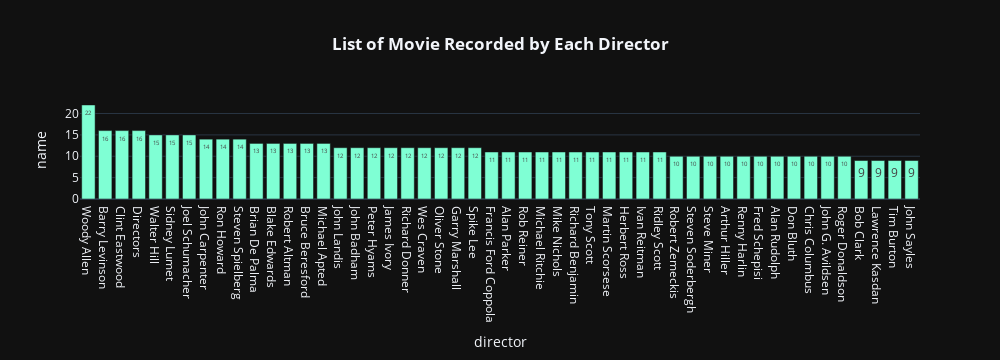

This figure's notebook cell:
### Code cell
fig = px.bar(df.groupby('director',as_index=False).count().sort_values(by='name',ascending=False).head(50),x='director',y='name',labels={'movie':'Total Movies'},width=1000,color_discrete_sequence=['aquamarine'],template='plotly_dark',text='name',title='<b> List of movie Recorded by Each director')
fig.update_layout(title='<b>List of Movie Recorded by Each Director</b>', title_x=0.5)

### Figure 1 — Plotly figure (JSON) as saved in the notebook; plotly's stock layout.template omitted (floating-point values rounded to 4 significant figures)
{"data": [{"alignmentgroup": "True", "hovertemplate": "director=%{x}<br>name=%{text}<extra></extra>", "legendgroup": "", "marker": {"color": "aquamarine", "pattern": {"shape": ""}}, "name": "", "offsetgroup": "", "orientation": "v", "showlegend": false, "text": [22, 16, 16, 16, 15, 15, 15, 14, 14, 14, 13, 13, 13, 13, 13, 12, 12, 12, 12, 12, 12, 12, 12, 12, 11, 11, 11, 11, 11, 11, 11, 11, 11, 11, 11, 10, 10, 10, 10, 10, 10, 10, 10, 10, 10, 10, 9, 9, 9, 9], "textposition": "auto", "type": "bar", "x": ["Woody Allen", "Barry Levinson", "Clint Eastwood", "Directors", "Walter Hill", "Sidney Lumet", "Joel Schumacher", "John Carpenter", "Ron Howard", "Steven Spielberg", "Brian De Palma", "Blake Edwards", "Robert Altman", "Bruce Beresford", "Michael Apted", "John Landis", "John Badham", "Peter Hyams", "James Ivory", "Richard Donner", "Wes Craven", "Oliver Stone", "Garry Marshall", "Spike Lee", "Francis Ford Coppola", "Alan Parker", "Rob Reiner", "Michael Ritchie", "Mike Nichols", "Richard Benjamin", "Tony Scott", "Martin Scorsese", "Herbert Ross", "Ivan Reitman", "Ridley Scott", "Robert Zemeckis", "Steven Soderbergh", "Steve Miner", "Arthur Hiller", "Renny Harlin", "Fred Schepisi", "Alan Rudolph", "Don Bluth", "Chris Columbus", "John G. Avildsen", "Roger Donaldson", "Bob Clark", "Lawrence Kasdan", "Tim Burton", "John Sayles"], "xaxis": "x", "y": [22, 16, 16, 16, 15, 15, 15, 14, 14, 14, 13, 13, 13, 13, 13, 12, 12, 12, 12, 12, 12, 12, 12, 12, 11, 11, 11, 11, 11, 11, 11, 11, 11, 11, 11, 10, 10, 10, 10, 10, 10, 10, 10, 10, 10, 10, 9, 9, 9, 9], "yaxis": "y"}], "layout": {"barmode": "relative", "height": 360, "legend": {"tracegroupgap": 0}, "title": {"text": "<b>List of Movie Recorded by Each Director</b>", "x": 0.5}, "width": 1000, "xaxis": {"anchor": "y", "autorange": true, "domain": [0, 1], "range": [-0.5, 49.5], "title": {"text": "director"}, "type": "category"}, "yaxis": {"anchor": "x", "autorange": true, "domain": [0, 1], "range": [0, 23.16], "title": {"text": "name"}, "type": "linear"}}}
